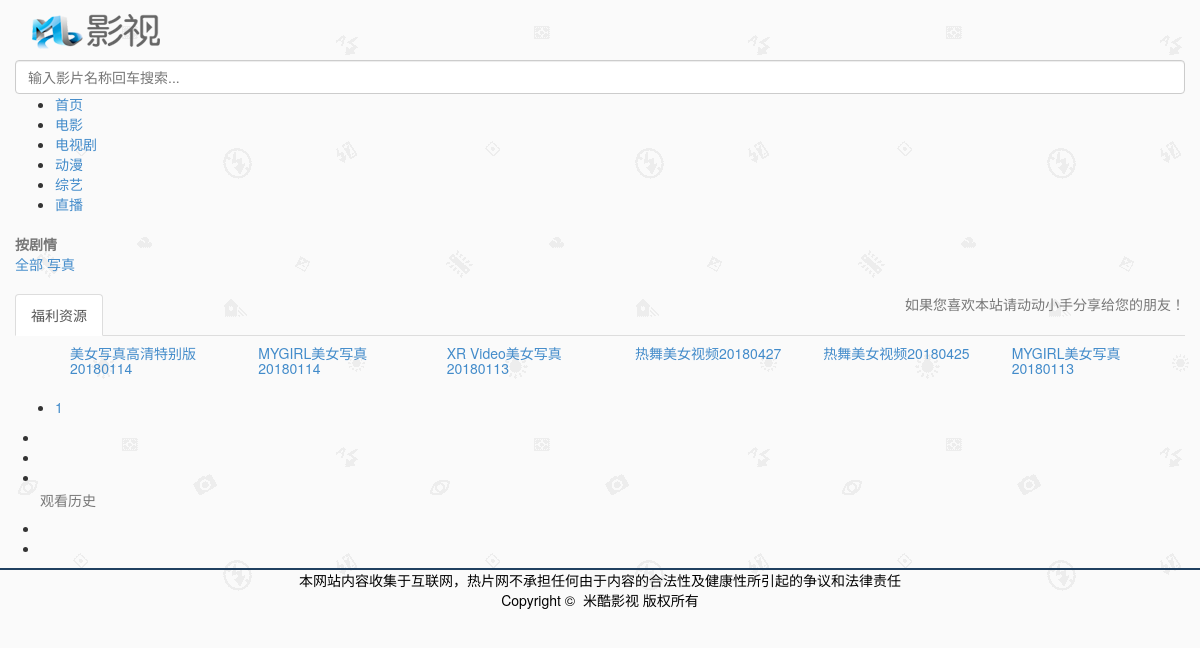
Screenshot of /vlist.php?cid=0 with the database file from the repository.
### tables this page shows
CREATE TABLE `mkcms_system` (
  `id` int(11) NOT NULL AUTO_INCREMENT,
  `s_name` varchar(255) DEFAULT NULL,
  `s_domain` varchar(255) DEFAULT NULL,
  `s_seoname` varchar(255) DEFAULT NULL,
  `s_keywords` varchar(255) DEFAULT NULL,
  `s_description` varchar(255) DEFAULT NULL,
  `s_cache` varchar(255) DEFAULT NULL,
  `s_wei` varchar(255) DEFAULT NULL,
  `s_user` varchar(255) DEFAULT NULL,
  `s_logo` varchar(255) DEFAULT NULL,
  `s_weixin` varchar(255) DEFAULT NULL,
  `s_dashang` varchar(255) DEFAULT NULL,
  `s_mjk` varchar(255) DEFAULT NULL,
  `s_jiekou` text,
  `s_copyright` text,
  `s_changyan` text,
  `s_alipay` varchar(255) DEFAULT NULL,
  `s_appid` varchar(255) DEFAULT NULL,
  `s_appkey` varchar(255) DEFAULT NULL,
  `s_shoukuan` varchar(255) DEFAULT NULL,
  `s_qqun` varchar(255) DEFAULT NULL,
  `s_token` varchar(255) DEFAULT NULL,
  `s_shouquan` varchar(255) DEFAULT NULL,
  `s_bdyun` varchar(255) DEFAULT NULL,
  `s_tongji` text,
  `s_qianxian` varchar(255) DEFAULT NULL,
  `s_dianying` varchar(255) DEFAULT NULL,
  `s_dianshi` varchar(255) DEFAULT NULL,
  `s_zongyi` varchar(255) DEFAULT NULL,
  `s_dongman` varchar(255) DEFAULT NULL,
  `s_tuiguang` varchar(255) DEFAULT NULL,
  `s_shoufei` text,
  `s_cishu` varchar(255) DEFAULT NULL,
  `s_pc` varchar(255) DEFAULT NULL,
  `s_hong` varchar(255) DEFAULT NULL,
  `s_gonggao` text,
  `s_bofang` varchar(255) DEFAULT NULL,
  `s_guanzhu` text,
  `s_fengmian` varchar(255) DEFAULT NULL,
  `s_mail` varchar(255) DEFAULT NULL,
  `s_smtp` varchar(255) DEFAULT NULL,
  `s_muser` varchar(255) DEFAULT NULL,
  `s_mpwd` varchar(255) DEFAULT NULL,
  `s_wappid` varchar(255) DEFAULT NULL,
  `s_wkey` varchar(255) DEFAULT NULL,
  `s_tixing` varchar(255) DEFAULT NULL,
  `s_appewm` varchar(255) DEFAULT NULL,
  `s_appbt` varchar(255) DEFAULT NULL,
  `s_apppic` varchar(255) DEFAULT NULL,
  `s_appurl` varchar(255) DEFAULT NULL,
  `s_gg` varchar(255) DEFAULT NULL,
  `s_hctime` varchar(255) DEFAULT NULL,
  `s_beijing` varchar(255) DEFAULT NULL,
  `s_dianyingnew` varchar(255) DEFAULT NULL,
  `s_dongmannew` varchar(255) DEFAULT NULL,
  `s_zongyinew` varchar(255) DEFAULT NULL,
  `s_zhifu` varchar(255) DEFAULT NULL,
  `s_tuijian` text,
  `s_wxguanzhu` varchar(255) DEFAULT NULL,
  `s_smsname` varchar(255) DEFAULT NULL,
  `s_smspass` varchar(255) DEFAULT NULL,
  `s_miaoshu` varchar(255) DEFAULT NULL,
  `s_hz` varchar(255) DEFAULT NULL,
  `s_yq` varchar(255) DEFAULT NULL,
  PRIMARY KEY (`id`)
);

CREATE TABLE `mkcms_nav` (
  `id` int(11) NOT NULL AUTO_INCREMENT,
  `n_name` varchar(255) DEFAULT NULL,
  `n_url` varchar(255) DEFAULT NULL,
  `order` int(11) DEFAULT NULL,
  PRIMARY KEY (`id`)
);

CREATE TABLE `mkcms_vod_class` (
  `c_id` smallint(6) unsigned NOT NULL AUTO_INCREMENT,
  `c_name` varchar(64) NOT NULL DEFAULT '',
  `c_pid` smallint(6) NOT NULL DEFAULT '0',
  `c_sort` smallint(6) NOT NULL DEFAULT '0',
  `c_hide` tinyint(1) NOT NULL DEFAULT '0',
  PRIMARY KEY (`c_id`),
  KEY `c_sort` (`c_sort`),
  KEY `c_pid` (`c_pid`),
  KEY `c_hide` (`c_hide`)
);

CREATE TABLE `mkcms_vod` (
  `d_id` int(11) unsigned NOT NULL AUTO_INCREMENT,
  `d_name` varchar(255) NOT NULL DEFAULT '',
  `d_picture` varchar(255) NOT NULL DEFAULT '',
  `d_jifen` varchar(255) DEFAULT '',
  `d_user` varchar(11) DEFAULT '',
  `d_parent` char(11) NOT NULL DEFAULT '',
  `d_rec` varchar(255) DEFAULT '',
  `d_hot` varchar(255) DEFAULT '',
  `d_content` text,
  `d_seoname` varchar(255) DEFAULT NULL,
  `d_description` varchar(255) DEFAULT NULL,
  `d_keywords` varchar(255) DEFAULT NULL,
  `d_scontent` text,
  `d_zhuyan` varchar(255) DEFAULT NULL,
  `d_pingfen` varchar(255) DEFAULT NULL,
  `d_year` varchar(255) DEFAULT NULL,
  `d_player` varchar(255) DEFAULT NULL,
  PRIMARY KEY (`d_id`),
  KEY `d_letter` (`d_user`),
  KEY `d_name` (`d_name`),
  KEY `d_enname` (`d_jifen`)
);

### vlist.php (called while the page is built)
<?php include('system/inc.php');
include('moban/'.$mkcms_bdyun.'/vlist.php');?>

### system/config.php (called while the page is built, shortened)
<?php
$movie="";
$tv="";
$dm="";
$zy="";
$result = mysql_query('select * from mkcms_system where id = 1');
$row = mysql_fetch_array($result);
$mkcms_domain = $row['s_domain'];
$mkcms_copyright = $row['s_copyright'];
$mkcms_logo = $row['s_logo'];
$mkcms_dianying= $row['s_dianying'];
$mkcms_dianshi= $row['s_dianshi'];
$mkcms_zongyi= $row['s_zongyi'];
$mkcms_dongman= $row['s_dongman'];
?>

### system/inc.php (called while the page is built, shortened)
<?php
require_once('library.php');
require_once('config.php');
?>

### moban/mkcms/vlist.php (the view, shortened to what this page needs)
<!DOCTYPE html PUBLIC "-//W3C//DTD XHTML 1.0 Transitional//EN" "http://www.w3.org/TR/xhtml1/DTD/xhtml1-transitional.dtd">
<html xmlns="http://www.w3.org/1999/xhtml">
<head>
<?php  include 'head.php';?>
</head>
<body >
<?php include 'header.php'; ?>
<div class="container">
	<div class="row">
	<div class="hy-layout clearfix">
  <div class="hy-min-screen clearfix">
    <div class="item clearfix">
      <dl class="clearfix">
        <dt class="text-muted">按剧情</dt>
        <dd class="clearfix">
<a href="./vlist.php?cid=0" class="acat" style="white-space: pre-wrap;">全部</a>
											  <?php
$result = mysql_query('select * from mkcms_vod_class where c_pid=0 order by c_id asc');
while ($row = mysql_fetch_array($result)){
			echo '<a href="./vlist.php?cid='.$row['c_id'].'" class="acat" style="white-space: pre-wrap;margin-bottom: 4px;">'.$row['c_name'].'</a>';
		}
?>
<?php
if ($_GET['cid'] != 0){
	?>
											  <?php
$result = mysql_query('select * from mkcms_vod_class where c_pid='.$_GET['cid'].' order by c_sort desc,c_id asc');
while ($row = mysql_fetch_array($result)){
			echo '<a href="./vlist.php?cid='.$row['c_id'].'" class="acat" style="white-space: pre-wrap;margin-bottom: 4px;">'.$row['c_name'].'</a>';
		}
?>
<?php }?>				</dd>
      </dl>
    </div>
  </div>
</div>
		<div class="hy-layout clearfix" style="margin-top: 0;">
			<div class="hy-switch-tabs active clearfix">
				<span class="text-muted pull-right hidden-xs">如果您喜欢本站请动动小手分享给您的朋友！</span>
				<ul class="nav nav-tabs">
					<li class="active"><a href="#">福利资源</a></li>
				</ul>
			</div>
			<div class="hy-video-list">
				<div class="item">
					<ul class="clearfix">
 							<?php
							if (isset($_GET['cid'])) {
								if ($_GET['cid'] != 0){
									$sql = 'select * from mkcms_vod where d_parent in ('.$_GET['cid'].') order by d_id desc';
									$pager = page_handle('page',24,mysql_num_rows(mysql_query($sql)));
									$result = mysql_query($sql.' limit '.$pager[0].','.$pager[1].'');
								}else{
									$sql = 'select * from mkcms_vod order by d_id desc';
									$pager = page_handle('page',24,mysql_num_rows(mysql_query($sql)));
									$result = mysql_query($sql.' limit '.$pager[0].','.$pager[1].'');
								}
							}
							while($row= mysql_fetch_array($result)){
								$cc="./bplay.php?play=";
								$dd="./bplay/";
if ($mkcms_wei==1){
$ccb=$dd.$row['d_id'];
}
else{
$ccb=$cc.$row['d_id'];
}
if ($row['d_jifen']>0){
$ok="onclick=\"return confirm('此视频为收费视频，观看需要支付".$row['d_jifen']."积分，您是否观看？')\"";
}
else{
$ok="";
}
			echo '<div class="col-md-2 col-sm-3 col-xs-4">
							<a class="videopic lazy" '.$ok.' href="'.$ccb.'" title="'.$row['d_name'].'" data-original="'.$row['d_picture'].'" style="background: url(./style/load.gif) no-repeat; background-position:50% 50%; background-size: cover;"><span class="play hidden-xs"></span></a>
							<div class="title">
								<h5 class="text-overflow"><a href="'.$ccb.'" '.$ok.'>'.$row['d_name'].'</a></h5>
							</div>
							<div class="subtitle text-muted text-muted text-overflow hidden-xs">'.$row['d_zhuyan'].'</div>
						</div>';
		 } ?>
						</ul>
				</div>
			</div>
			<div class="hy-page clearfix">
				<ul class="cleafix">
<?php echo page_show($pager[2],$pager[3],$pager[4],2);?></ul>
			</div>		</div>
	</div>
</div>
<?php  include 'footer.php';?>

### moban/mkcms/header.php (shortened to what this page needs)
<div class="hy-head-menu">
	<div class="container">
	    <div class="row">
		  	<div class="item">
			    <div class="logo hidden-xs">
					<a class="hidden-sm hidden-xs" href="<?php echo $mkcms_domain;?>"><img src="<?php echo $mkcms_logo;?>" /></a>
				</div>
				<div class="search">
<form id="ff-search" role="search" action="<?php echo $mkcms_domain;?>seacher.php?wd=<?php echo $q?>" method="get">
                            <input class="form-control" placeholder="输入影片名称回车搜索..." type="text" id="ff-wd" name="wd" required="">
                  </form>
			   </div>
			   <ul class="menulist hidden-xs">
					<li><a href="<?php echo $mkcms_domain;?>">首页</a></li>
					<?php if($mkcms_dianying==1){?><li <?php echo $movie;?>><a href="<?php echo $mkcms_domain;?>movie.php">电影</a></li><?php }?>
					<?php if($mkcms_dianshi==1){?><li <?php echo $tv;?>><a href="<?php echo $mkcms_domain;?>tv.php">电视剧</a></li><?php }?>
					<?php if($mkcms_dongman==1){?><li <?php echo $dm;?>><a href="<?php echo $mkcms_domain;?>dongman.php">动漫</a></li><?php }?>
					<?php if($mkcms_zongyi==1){?><li <?php echo $zy;?>><a href="<?php echo $mkcms_domain;?>zongyi.php">综艺</a></li><?php }?>
										<?php
						$result = mysql_query('select * from mkcms_nav order by id asc');
						while($row = mysql_fetch_array($result)){
						?>
<li class="act<?php echo $row['id'];?>"><a href="<?php echo $row['n_url'];?>" target="_blank"><?php echo $row['n_name'];?></a></li>
<?php
						}
						?>
				</ul>
		  	</div>
	    </div>
	</div>
</div>

### moban/mkcms/footer.php (shortened to what this page needs)
<div class="hy-gototop hidden-sm hidden-xs">
   <ul class="item clearfix">
    <li><a href="<?php echo $mkcms_domain;?>ucenter" title="会员中心"><i class="icon iconfont icon-tubiaozhizuomobanyihuifu-"></i></a></li>
    <li><a href="<?php echo $mkcms_domain;?>book.php" title="留言求片"><i class="icon iconfont icon-qiu"></i></a></li>
	<li><a href="javascript:()" title="观看记录"><i class="icon iconfont icon-icon-"></i></a><div class="history clearfix" style="width:200px">
				<div class="head">
					<h5 class="margin-0 text-muted">观看历史</h5>
				</div>
			</div>	</li>
    <li><a class="" href="javascript:#" title="扫码手机观看" onclick="ewm()" style="z-index:9999999;"><i class="icon iconfont icon-erweima"></i></a></li>
    <li><a data-toggle="tooltip" data-placement="top" class="" href="javascript:scroll(0,0)" title="TOP"><i class="icon iconfont icon-top02"></i></a></li>   </ul>
  </div>
		 <div class="hy-layout hidden-xs" style="border-top: 2px solid #204060;">
	         <div class="hy-footer-link">
	             <div class="item clearfix">
	                 <p style="padding: 0 4px;text-align:center" class="container-fluid"><?php echo $mkcms_copyright;?><?php echo $mkcms_tongji;?></p>
				 </div>
			 </div>
	     </div>
</body>
</html>

### rows the page displays
mkcms_system: s_logo (picture), s_copyright "本网站内容收集于互联网，热片网不承担任何由于内容的合法性及健康性所引起的争议和法律责任 Copyright © 米酷影视 版权所有"
mkcms_nav: n_name "直播"
mkcms_vod_class: c_name "写真"
mkcms_vod: d_name "美女写真高清特别版20180114"
mkcms_vod: d_name "MYGIRL美女写真20180114"
mkcms_vod: d_name "XR Video美女写真20180113"
mkcms_vod: d_name "热舞美女视频20180427"
mkcms_vod: d_name "热舞美女视频20180425"
mkcms_vod: d_name "MYGIRL美女写真20180113"
